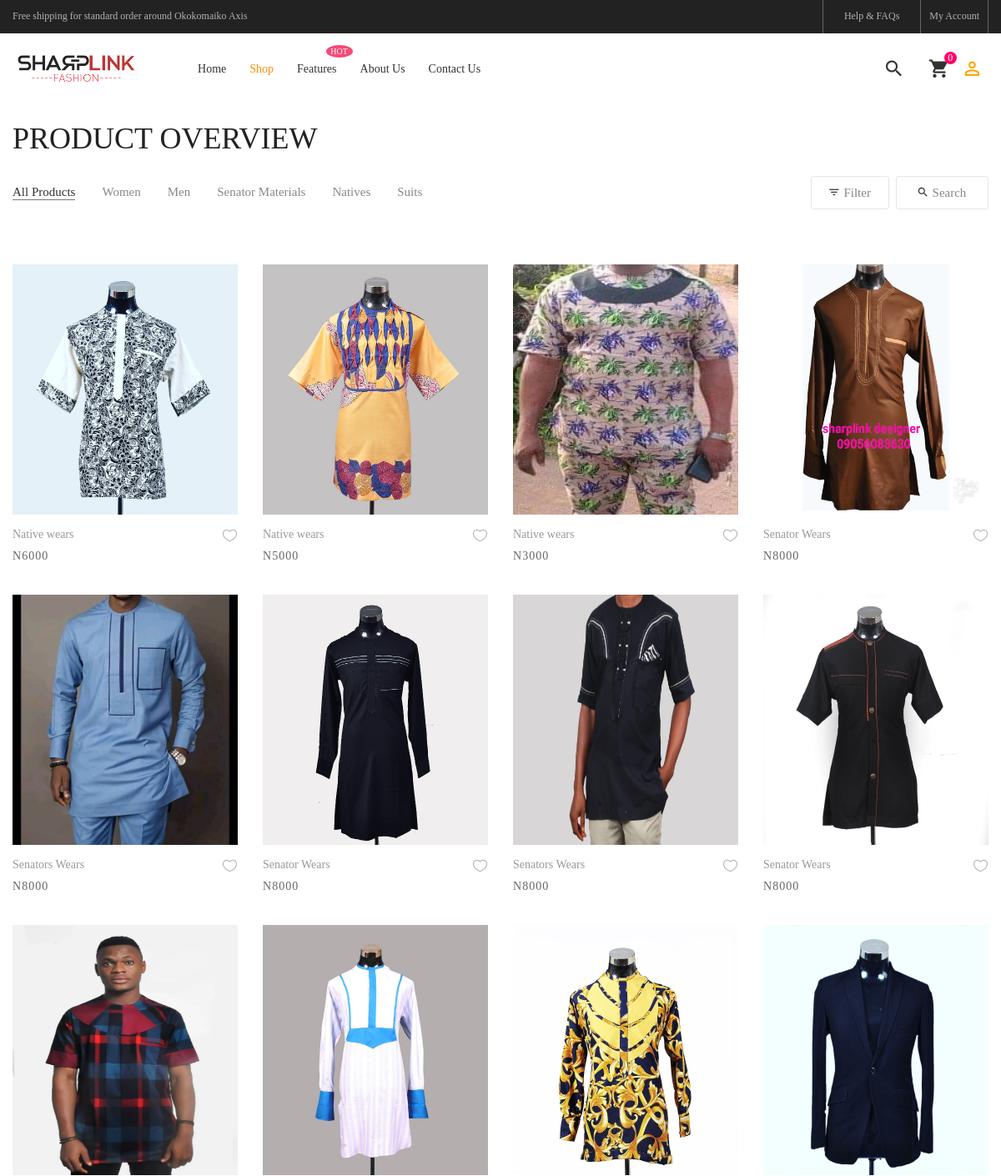
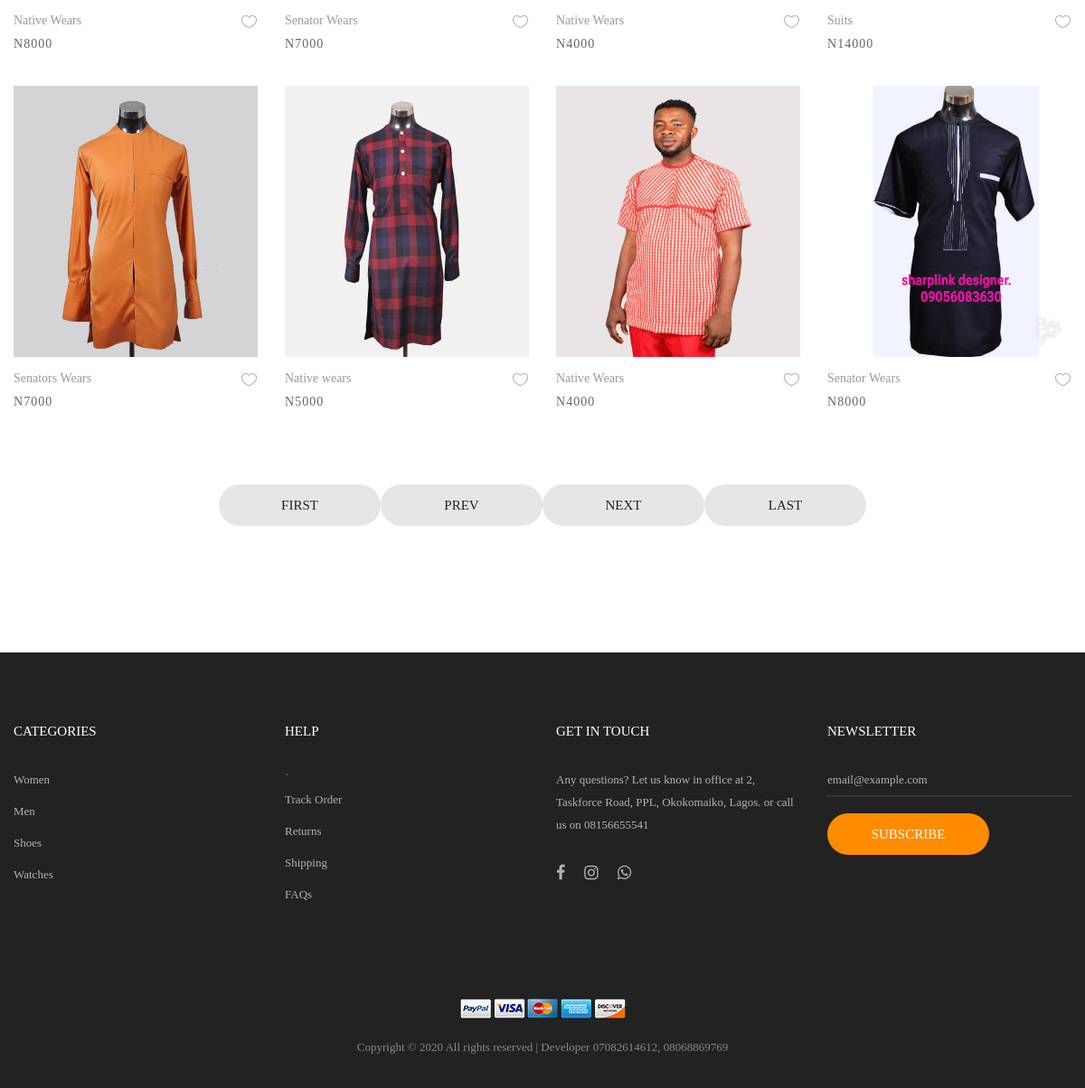
The page /product.php on the database its author committed (2 pictures, top to bottom).
### tables this page shows
CREATE TABLE `products` (
  `pd_id` int(11) NOT NULL,
  `pd_name` varchar(25) NOT NULL,
  `description` varchar(255) NOT NULL,
  `pd_category` varchar(11) NOT NULL,
  `pd_type` varchar(25) NOT NULL,
  `price` int(11) NOT NULL,
  `picture` varchar(255) NOT NULL,
  `picture2` varchar(255) NOT NULL,
  `picture3` varchar(255) NOT NULL,
  `keywords` varchar(255) NOT NULL
);

### product.php (the view, shortened to what this page needs)
<?php session_start();
include("includes/dbconfig.php");
?>
<!DOCTYPE html>
<html lang="en">
<head>
	<link rel="stylesheet" type="text/css" href="vendor/bootstrap/css/bootstrap.min.css">
	<link rel="stylesheet" type="text/css" href="fonts/font-awesome-4.7.0/css/font-awesome.min.css">
	<link rel="stylesheet" type="text/css" href="fonts/iconic/css/material-design-iconic-font.min.css">
	<link rel="stylesheet" type="text/css" href="fonts/linearicons-v1.0.0/icon-font.min.css">
	<link rel="stylesheet" type="text/css" href="vendor/animate/animate.css">
	<link rel="stylesheet" type="text/css" href="vendor/css-hamburgers/hamburgers.min.css">
	<link rel="stylesheet" type="text/css" href="vendor/animsition/css/animsition.min.css">
	<link rel="stylesheet" type="text/css" href="vendor/select2/select2.min.css">
	<link rel="stylesheet" type="text/css" href="vendor/daterangepicker/daterangepicker.css">
	<link rel="stylesheet" type="text/css" href="vendor/slick/slick.css">
	<link rel="stylesheet" type="text/css" href="vendor/MagnificPopup/magnific-popup.css">
	<link rel="stylesheet" type="text/css" href="vendor/perfect-scrollbar/perfect-scrollbar.css">
	<link rel="stylesheet" type="text/css" href="css/util.css">
	<link rel="stylesheet" type="text/css" href="css/main.css">
</head>
<body class="animsition">
	<header class="header-v4">
		<div class="container-menu-desktop">
			<div class="top-bar">
				<div class="content-topbar flex-sb-m h-full container">
					<div class="left-top-bar">
						Free shipping for standard order around Okokomaiko Axis
					</div>
					<div class="right-top-bar flex-w h-full">
						<a href="#" class="flex-c-m trans-04 p-lr-25">
							Help & FAQs
						</a>
						<?php if (isset($_SESSION['username'])) {
							$customer = $_SESSION['username'];
							echo "<a href='account.php' class='flex-c-m p-lr-10 trans-04'>
                            $customer
                        </a>";
						} else {
							echo "<a href='login.php' class='flex-c-m p-lr-10 trans-04'>
                            My Account
                        </a>";
						} ?>
					</div>
				</div>
			</div>
			<div class="wrap-menu-desktop">
				<nav class="limiter-menu-desktop container">
					<a href="#" class="logo">
						<img src="images/icons/logo-01.png" alt="IMG-LOGO">
					</a>
					<div class="menu-desktop">
						<ul class="main-menu">
							<li>
								<a href="index.php">Home</a>
							</li>
							<li class="active-menu">
								<a href="product.php">Shop</a>
							</li>
							<li class="label1" data-label1="hot">
								<a href="shoping-cart.php">Features</a>
							</li>
							<li>
								<a href="about.php">About Us</a>
							</li>
							<li>
								<a href="contact.php">Contact Us</a>
							</li </ul> </div>
							<div class="wrap-icon-header flex-w flex-r-m">
								<div class="icon-header-item cl2 hov-cl1 trans-04 p-l-22 p-r-11 js-show-modal-search">
									<i class="zmdi zmdi-search"></i>
								</div>
								<div class="icon-header-item cl2 hov-cl1 trans-04 p-l-22 p-r-11 icon-header-noti js-show-cart" data-notify="<?php
																																			if (isset($_SESSION['cart_item'])) {
																																				echo count($_SESSION['cart_item']);
																																			} else {
																																				echo "0";
																																			} ?>">
									<i class="zmdi zmdi-shopping-cart"></i>
								</div>
								<ul>
									<li>
										<?php
										if (isset($_SESSION['username'])) {
											$id = $_SESSION['cus_id'];
										?>
											<div class="dropdown">
												<a href="#" class="dis-block icon-header-item cl2 hov-cl1 trans-04 p-r-11 p-l-10" role="button" id="dropdownMenuLink" data-toggle="dropdown" aria-haspopup="true" aria-expanded="false">
													<i class="zmdi zmdi-account-o" style="color: green;"></i>
												</a>
												<div class="dropdown-menu" aria-labelledby="dropdownMenuLink">
													<a class="dropdown-item" href="account.php">My Account</a>
													<a class="dropdown-item" href="account.php">My Orders</a>
													<a class="dropdown-item" href="change-password.php?id=<?php echo $id; ?>">Change Password</a>
													<a class="dropdown-item" href="logout.php">Log Out</a>
												</div>
											</div>
										<?php
										} else {
										?>
											<div class="dropdown">
												<a href="#" class="dis-block icon-header-item cl2 hov-cl1 trans-04 p-r-11 p-l-10" role="button" id="dropdownMenuLink" data-toggle="dropdown" aria-haspopup="true" aria-expanded="false">
													<i class="zmdi zmdi-account-o" style="color: orange;"></i>
												</a>
											</div>
										<?php
										}
										?>
									</li>
								</ul>
							</div>
				</nav>
			</div>
		</div>
	</header>
	<section class="bg0 p-t-23 p-b-140">
		<div class="container">
			<div class="p-b-10">
				<h3 class="ltext-103 cl5">
					Product Overview
				</h3>
			</div>
			<div class="flex-w flex-sb-m p-b-52">
				<div class="flex-w flex-l-m filter-tope-group m-tb-10">
					<button class="stext-106 cl6 hov1 bor3 trans-04 m-r-32 m-tb-5 how-active1" data-filter="*">
						All Products
					</button>
					<button class="stext-106 cl6 hov1 bor3 trans-04 m-r-32 m-tb-5" data-filter=".women">
						Women
					</button>
					<button class="stext-106 cl6 hov1 bor3 trans-04 m-r-32 m-tb-5" data-filter=".men">
						Men
					</button>
					<button class="stext-106 cl6 hov1 bor3 trans-04 m-r-32 m-tb-5" data-filter=".Senator">
						Senator Materials
					</button>
					<button class="stext-106 cl6 hov1 bor3 trans-04 m-r-32 m-tb-5" data-filter=".Native">
						Natives
					</button>
					<button class="stext-106 cl6 hov1 bor3 trans-04 m-r-32 m-tb-5" data-filter=".Suit">
						Suits
					</button>
				</div>
				<div class="flex-w flex-c-m m-tb-10">
					<div class="flex-c-m stext-106 cl6 size-104 bor4 pointer hov-btn3 trans-04 m-r-8 m-tb-4 js-show-filter">
						<i class="icon-filter cl2 m-r-6 fs-15 trans-04 zmdi zmdi-filter-list"></i>
						Filter
					</div>
					<div class="flex-c-m stext-106 cl6 size-105 bor4 pointer hov-btn3 trans-04 m-tb-4 js-show-search">
						<i class="icon-search cl2 m-r-6 fs-15 trans-04 zmdi zmdi-search"></i>
						Search
					</div>
				</div>
			</div>
			<?php
			if (isset($_GET['pageno'])) {
				$pageno = $_GET['pageno'];
			} else {
				$pageno = 1;
			}
			$no_of_records_per_page = 16;
			$offset = ($pageno - 1) * $no_of_records_per_page;
			$total_pages_sql = "SELECT COUNT(*) FROM products";
			$result = mysqli_query($conn, $total_pages_sql);
			$total_rows = mysqli_fetch_array($result)[0];
			$total_pages = ceil($total_rows / $no_of_records_per_page);
			?>
			<div id="displaySearchProducts" class="row isotope-grid">
				<?php
				$sql = mysqli_query($conn, "SELECT * FROM products LIMIT $offset, $no_of_records_per_page");
				if (mysqli_num_rows($sql) > 0) {
					while ($row = mysqli_fetch_assoc($sql)) {
				?>
						<div class="col-sm-6 col-md-4 col-lg-3 p-b-35 isotope-item <?php echo $row['pd_category'] . ' ' . $row['pd_type']; ?>">
							<div class="block2">
								<div class="block2-pic hov-img0">
									<img src="images/<?php echo $row['picture']; ?>" alt="IMG-PRODUCT" height="300">
								</div>
								<div class="block2-txt flex-w flex-t p-t-14">
									<div class="block2-txt-child1 flex-col-l ">
										<a href="product-detail.php?pid=<?php echo $row['pd_id']; ?>" class="stext-104 cl4 hov-cl1 trans-04 js-name-b2 p-b-6">
											<?php echo $row['pd_name']; ?>
										</a>
										<span class="stext-105 cl3">
											N<?php echo $row['price']; ?>
										</span>
									</div>
									<div class="block2-txt-child2 flex-r p-t-3">
										<a href="#" class="btn-addwish-b2 dis-block pos-relative js-addwish-b2">
											<img class="icon-heart1 dis-block trans-04" src="images/icons/icon-heart-01.png" alt="ICON">
										</a>
									</div>
								</div>
							</div>
						</div>
					<?php
					}
					?>
				<?php
				} else {
					echo "<h4 style='text-align:center;'>No product available in the store, please check back later.</h4>";
				}
				?>
			</div>
		</div>
		<div class="flex-c-m flex-w w-full p-t-45">
			<ul class="pagination">
				<li><a href="?pageno=1" class="flex-c-m stext-101 cl5 size-103 bg2 bor1 hov-btn1 p-lr-15 trans-04">First</a></li>
				<li class="<?php if ($pageno <= 1) {
								echo 'disabled';
							} ?>">
					<a href="<?php if ($pageno <= 1) {
									echo '#';
								} else {
									echo "?pageno=" . ($pageno - 1);
								} ?>" class="flex-c-m stext-101 cl5 size-103 bg2 bor1 hov-btn1 p-lr-15 trans-04">Prev</a>
				</li>
				<li class="<?php if ($pageno >= $total_pages) {
								echo 'disabled';
							} ?>">
					<a href="<?php if ($pageno >= $total_pages) {
									echo '#';
								} else {
									echo "?pageno=" . ($pageno + 1);
								} ?>" class="flex-c-m stext-101 cl5 size-103 bg2 bor1 hov-btn1 p-lr-15 trans-04">Next</a>
				</li>
				<li><a href="?pageno=<?php echo $total_pages; ?>" class="flex-c-m stext-101 cl5 size-103 bg2 bor1 hov-btn1 p-lr-15 trans-04">Last</a></li>
			</ul>
		</div>
	</section>
	<footer class="bg3 p-t-75 p-b-32">
		<div class="container">
			<div class="row">
				<div class="col-sm-6 col-lg-3 p-b-50">
					<h4 class="stext-301 cl0 p-b-30">
						Categories
					</h4>
					<ul>
						<li class="p-b-10">
							<a href="#" class="stext-107 cl7 hov-cl1 trans-04">
								Women
							</a>
						</li>
						<li class="p-b-10">
							<a href="#" class="stext-107 cl7 hov-cl1 trans-04">
								Men
							</a>
						</li>
						<li class="p-b-10">
							<a href="#" class="stext-107 cl7 hov-cl1 trans-04">
								Shoes
							</a>
						</li>
						<li class="p-b-10">
							<a href="#" class="stext-107 cl7 hov-cl1 trans-04">
								Watches
							</a>
						</li>
					</ul>
				</div>
				<div class="col-sm-6 col-lg-3 p-b-50">
					<h4 class="stext-301 cl0 p-b-30">
						Help
					</h4>
					`
					<ul>
						<li class="p-b-10">
							<a href="#" class="stext-107 cl7 hov-cl1 trans-04">
								Track Order
							</a>
						</li>
						<li class="p-b-10">
							<a href="#" class="stext-107 cl7 hov-cl1 trans-04">
								Returns
							</a>
						</li>
						<li class="p-b-10">
							<a href="#" class="stext-107 cl7 hov-cl1 trans-04">
								Shipping
							</a>
						</li>
						<li class="p-b-10">
							<a href="#" class="stext-107 cl7 hov-cl1 trans-04">
								FAQs
							</a>
						</li>
					</ul>
				</div>
				<div class="col-sm-6 col-lg-3 p-b-50">
					<h4 class="stext-301 cl0 p-b-30">
						GET IN TOUCH
					</h4>
					<p class="stext-107 cl7 size-201">
						Any questions? Let us know in office at 2, Taskforce Road, PPL, Okokomaiko, Lagos. or call us
						on 08156655541
					</p>
					<div class="p-t-27">
						<a href="#" class="fs-18 cl7 hov-cl1 trans-04 m-r-16">
							<i class="fa fa-facebook"></i>
						</a>
						<a href="#" class="fs-18 cl7 hov-cl1 trans-04 m-r-16">
							<i class="fa fa-instagram"></i>
						</a>
						<a href="#" class="fs-18 cl7 hov-cl1 trans-04 m-r-16">
							<i class="fa fa-whatsapp"></i>
						</a>
					</div>
				</div>
				<div class="col-sm-6 col-lg-3 p-b-50">
					<h4 class="stext-301 cl0 p-b-30">
						Newsletter
					</h4>
					<form>
						<div class="wrap-input1 w-full p-b-4">
							<input class="input1 bg-none plh1 stext-107 cl7" type="text" name="email" placeholder="email@example.com">
						</div>
						<div class="p-t-18">
							<button class="flex-c-m stext-101 cl0 size-103 bg1 bor1 hov-btn2 p-lr-15 trans-04">
								Subscribe
							</button>
						</div>
					</form>
				</div>
			</div>
			<div class="p-t-40">
				<div class="flex-c-m flex-w p-b-18">
					<a class="m-all-1">
						<img src="images/icons/icon-pay-01.png" alt="ICON-PAY">
					</a>
					<a class="m-all-1">
						<img src="images/icons/icon-pay-02.png" alt="ICON-PAY">
					</a>
					<a class="m-all-1">
						<img src="images/icons/icon-pay-03.png" alt="ICON-PAY">
					</a>
					<a class="m-all-1">
						<img src="images/icons/icon-pay-04.png" alt="ICON-PAY">
					</a>
					<a class="m-all-1">
						<img src="images/icons/icon-pay-05.png" alt="ICON-PAY">
					</a>
				</div>
				<p class="stext-107 cl6 txt-center">
					Copyright &copy;
					 All rights reserved | Developer
					07082614612, 08068869769</a>
				</p>
			</div>
		</div>
	</footer>
</body>
</html>

### rows shown on the page
products: picture (picture), pd_name "Native wears", price "6000"
products: picture (picture), pd_name "Native wears", price "5000"
products: picture (picture), pd_name "Native wears", price "3000"
products: picture (picture), pd_name "Senator Wears", price "8000"
products: picture (picture), pd_name "Senators Wears", price "8000"
products: picture (picture), pd_name "Senator Wears", price "8000"
products: picture (picture), pd_name "Senators Wears", price "8000"
products: picture (picture), pd_name "Senator Wears", price "8000"
products: picture (picture), pd_name "Native Wears", price "8000"
products: picture (picture), pd_name "Senator Wears", price "7000"
products: picture (picture), pd_name "Native Wears", price "4000"
products: picture (picture), pd_name "Suits", price "14000"
products: picture (picture), pd_name "Senators Wears", price "7000"
products: picture (picture), pd_name "Native wears", price "5000"
products: picture (picture), pd_name "Native Wears", price "4000"
products: picture (picture), pd_name "Senator Wears", price "8000"
